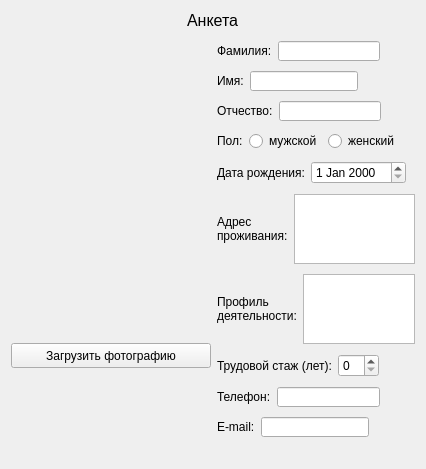
<?xml version="1.0" encoding="UTF-8"?>
<ui version="4.0">
 <class>Form</class>
 <widget class="QWidget" name="Form">
  <property name="geometry">
   <rect>
    <x>0</x>
    <y>0</y>
    <width>426</width>
    <height>469</height>
   </rect>
  </property>
  <property name="sizePolicy">
   <sizepolicy hsizetype="Preferred" vsizetype="Preferred">
    <horstretch>0</horstretch>
    <verstretch>0</verstretch>
   </sizepolicy>
  </property>
  <property name="minimumSize">
   <size>
    <width>420</width>
    <height>413</height>
   </size>
  </property>
  <property name="windowTitle">
   <string>Анкета</string>
  </property>
  <property name="layoutDirection">
   <enum>Qt::LeftToRight</enum>
  </property>
  <layout class="QVBoxLayout" name="verticalLayout_3">
   <item>
    <layout class="QHBoxLayout" name="horizontalLayout_13">
     <property name="sizeConstraint">
      <enum>QLayout::SetMaximumSize</enum>
     </property>
     <item>
      <spacer name="horizontalSpacer_19">
       <property name="orientation">
        <enum>Qt::Horizontal</enum>
       </property>
       <property name="sizeHint" stdset="0">
        <size>
         <width>40</width>
         <height>20</height>
        </size>
       </property>
      </spacer>
     </item>
     <item>
      <widget class="QLabel" name="label">
       <property name="text">
        <string>&lt;html&gt;&lt;head/&gt;&lt;body&gt;&lt;p&gt;&lt;span style=&quot; font-size:12pt;&quot;&gt;Анкета&lt;/span&gt;&lt;/p&gt;&lt;/body&gt;&lt;/html&gt;</string>
       </property>
      </widget>
     </item>
     <item>
      <spacer name="horizontalSpacer_20">
       <property name="orientation">
        <enum>Qt::Horizontal</enum>
       </property>
       <property name="sizeHint" stdset="0">
        <size>
         <width>40</width>
         <height>20</height>
        </size>
       </property>
      </spacer>
     </item>
    </layout>
   </item>
   <item>
    <layout class="QHBoxLayout" name="horizontalLayout_12">
     <property name="sizeConstraint">
      <enum>QLayout::SetMaximumSize</enum>
     </property>
     <item>
      <layout class="QVBoxLayout" name="verticalLayout_2">
       <property name="sizeConstraint">
        <enum>QLayout::SetMaximumSize</enum>
       </property>
       <item>
        <widget class="QLabel" name="limage">
         <property name="sizePolicy">
          <sizepolicy hsizetype="Expanding" vsizetype="Expanding">
           <horstretch>0</horstretch>
           <verstretch>0</verstretch>
          </sizepolicy>
         </property>
         <property name="minimumSize">
          <size>
           <width>200</width>
           <height>300</height>
          </size>
         </property>
         <property name="maximumSize">
          <size>
           <width>400</width>
           <height>600</height>
          </size>
         </property>
         <property name="palette">
          <palette>
           <active>
            <colorrole role="WindowText">
             <brush brushstyle="SolidPattern">
              <color alpha="255">
               <red>0</red>
               <green>0</green>
               <blue>0</blue>
              </color>
             </brush>
            </colorrole>
            <colorrole role="Button">
             <brush brushstyle="SolidPattern">
              <color alpha="255">
               <red>255</red>
               <green>255</green>
               <blue>255</blue>
              </color>
             </brush>
            </colorrole>
            <colorrole role="Light">
             <brush brushstyle="SolidPattern">
              <color alpha="255">
               <red>255</red>
               <green>255</green>
               <blue>255</blue>
              </color>
             </brush>
            </colorrole>
            <colorrole role="Midlight">
             <brush brushstyle="SolidPattern">
              <color alpha="255">
               <red>255</red>
               <green>255</green>
               <blue>255</blue>
              </color>
             </brush>
            </colorrole>
            <colorrole role="Dark">
             <brush brushstyle="SolidPattern">
              <color alpha="255">
               <red>127</red>
               <green>127</green>
               <blue>127</blue>
              </color>
             </brush>
            </colorrole>
            <colorrole role="Mid">
             <brush brushstyle="SolidPattern">
              <color alpha="255">
               <red>170</red>
               <green>170</green>
               <blue>170</blue>
              </color>
             </brush>
            </colorrole>
            <colorrole role="Text">
             <brush brushstyle="SolidPattern">
              <color alpha="255">
               <red>0</red>
               <green>0</green>
               <blue>0</blue>
              </color>
             </brush>
            </colorrole>
            <colorrole role="BrightText">
             <brush brushstyle="SolidPattern">
              <color alpha="255">
               <red>255</red>
               <green>255</green>
               <blue>255</blue>
              </color>
             </brush>
            </colorrole>
            <colorrole role="ButtonText">
             <brush brushstyle="SolidPattern">
              <color alpha="255">
               <red>0</red>
               <green>0</green>
               <blue>0</blue>
              </color>
             </brush>
            </colorrole>
            <colorrole role="Base">
             <brush brushstyle="SolidPattern">
              <color alpha="255">
               <red>255</red>
               <green>255</green>
               <blue>255</blue>
              </color>
             </brush>
            </colorrole>
            <colorrole role="Window">
             <brush brushstyle="SolidPattern">
              <color alpha="255">
               <red>255</red>
               <green>255</green>
               <blue>255</blue>
              </color>
             </brush>
            </colorrole>
            <colorrole role="Shadow">
             <brush brushstyle="SolidPattern">
              <color alpha="255">
               <red>0</red>
               <green>0</green>
               <blue>0</blue>
              </color>
             </brush>
            </colorrole>
            <colorrole role="AlternateBase">
             <brush brushstyle="SolidPattern">
              <color alpha="255">
               <red>255</red>
               <green>255</green>
               <blue>255</blue>
              </color>
             </brush>
            </colorrole>
            <colorrole role="ToolTipBase">
             <brush brushstyle="SolidPattern">
              <color alpha="255">
               <red>255</red>
               <green>255</green>
               <blue>220</blue>
              </color>
             </brush>
            </colorrole>
            <colorrole role="ToolTipText">
             <brush brushstyle="SolidPattern">
              <color alpha="255">
               <red>0</red>
               <green>0</green>
               <blue>0</blue>
              </color>
             </brush>
            </colorrole>
           </active>
           <inactive>
            <colorrole role="WindowText">
             <brush brushstyle="SolidPattern">
              <color alpha="255">
               <red>0</red>
               <green>0</green>
               <blue>0</blue>
              </color>
             </brush>
            </colorrole>
            <colorrole role="Button">
             <brush brushstyle="SolidPattern">
              <color alpha="255">
               <red>255</red>
               <green>255</green>
               <blue>255</blue>
              </color>
             </brush>
            </colorrole>
            <colorrole role="Light">
             <brush brushstyle="SolidPattern">
              <color alpha="255">
               <red>255</red>
               <green>255</green>
               <blue>255</blue>
              </color>
             </brush>
            </colorrole>
            <colorrole role="Midlight">
             <brush brushstyle="SolidPattern">
              <color alpha="255">
               <red>255</red>
               <green>255</green>
               <blue>255</blue>
              </color>
             </brush>
            </colorrole>
            <colorrole role="Dark">
             <brush brushstyle="SolidPattern">
              <color alpha="255">
               <red>127</red>
               <green>127</green>
               <blue>127</blue>
              </color>
             </brush>
            </colorrole>
            <colorrole role="Mid">
             <brush brushstyle="SolidPattern">
              <color alpha="255">
               <red>170</red>
               <green>170</green>
               <blue>170</blue>
              </color>
             </brush>
            </colorrole>
            <colorrole role="Text">
             <brush brushstyle="SolidPattern">
              <color alpha="255">
               <red>0</red>
               <green>0</green>
               <blue>0</blue>
              </color>
             </brush>
            </colorrole>
            <colorrole role="BrightText">
             <brush brushstyle="SolidPattern">
              <color alpha="255">
               <red>255</red>
               <green>255</green>
               <blue>255</blue>
              </color>
             </brush>
            </colorrole>
            <colorrole role="ButtonText">
             <brush brushstyle="SolidPattern">
              <color alpha="255">
               <red>0</red>
               <green>0</green>
               <blue>0</blue>
              </color>
             </brush>
            </colorrole>
            <colorrole role="Base">
             <brush brushstyle="SolidPattern">
              <color alpha="255">
               <red>255</red>
               <green>255</green>
               <blue>255</blue>
              </color>
             </brush>
            </colorrole>
            <colorrole role="Window">
             <brush brushstyle="SolidPattern">
              <color alpha="255">
               <red>255</red>
               <green>255</green>
               <blue>255</blue>
              </color>
             </brush>
            </colorrole>
            <colorrole role="Shadow">
             <brush brushstyle="SolidPattern">
              <color alpha="255">
               <red>0</red>
               <green>0</green>
               <blue>0</blue>
              </color>
             </brush>
            </colorrole>
            <colorrole role="AlternateBase">
             <brush brushstyle="SolidPattern">
              <color alpha="255">
               <red>255</red>
               <green>255</green>
               <blue>255</blue>
              </color>
             </brush>
            </colorrole>
            <colorrole role="ToolTipBase">
             <brush brushstyle="SolidPattern">
              <color alpha="255">
               <red>255</red>
               <green>255</green>
               <blue>220</blue>
              </color>
             </brush>
            </colorrole>
            <colorrole role="ToolTipText">
             <brush brushstyle="SolidPattern">
              <color alpha="255">
               <red>0</red>
               <green>0</green>
               <blue>0</blue>
              </color>
             </brush>
            </colorrole>
           </inactive>
           <disabled>
            <colorrole role="WindowText">
             <brush brushstyle="SolidPattern">
              <color alpha="255">
               <red>127</red>
               <green>127</green>
               <blue>127</blue>
              </color>
             </brush>
            </colorrole>
            <colorrole role="Button">
             <brush brushstyle="SolidPattern">
              <color alpha="255">
               <red>255</red>
               <green>255</green>
               <blue>255</blue>
              </color>
             </brush>
            </colorrole>
            <colorrole role="Light">
             <brush brushstyle="SolidPattern">
              <color alpha="255">
               <red>255</red>
               <green>255</green>
               <blue>255</blue>
              </color>
             </brush>
            </colorrole>
            <colorrole role="Midlight">
             <brush brushstyle="SolidPattern">
              <color alpha="255">
               <red>255</red>
               <green>255</green>
               <blue>255</blue>
              </color>
             </brush>
            </colorrole>
            <colorrole role="Dark">
             <brush brushstyle="SolidPattern">
              <color alpha="255">
               <red>127</red>
               <green>127</green>
               <blue>127</blue>
              </color>
             </brush>
            </colorrole>
            <colorrole role="Mid">
             <brush brushstyle="SolidPattern">
              <color alpha="255">
               <red>170</red>
               <green>170</green>
               <blue>170</blue>
              </color>
             </brush>
            </colorrole>
            <colorrole role="Text">
             <brush brushstyle="SolidPattern">
              <color alpha="255">
               <red>127</red>
               <green>127</green>
               <blue>127</blue>
              </color>
             </brush>
            </colorrole>
            <colorrole role="BrightText">
             <brush brushstyle="SolidPattern">
              <color alpha="255">
               <red>255</red>
               <green>255</green>
               <blue>255</blue>
              </color>
             </brush>
            </colorrole>
            <colorrole role="ButtonText">
             <brush brushstyle="SolidPattern">
              <color alpha="255">
               <red>127</red>
               <green>127</green>
               <blue>127</blue>
              </color>
             </brush>
            </colorrole>
            <colorrole role="Base">
             <brush brushstyle="SolidPattern">
              <color alpha="255">
               <red>255</red>
               <green>255</green>
               <blue>255</blue>
              </color>
             </brush>
            </colorrole>
            <colorrole role="Window">
             <brush brushstyle="SolidPattern">
              <color alpha="255">
               <red>255</red>
               <green>255</green>
               <blue>255</blue>
              </color>
             </brush>
            </colorrole>
            <colorrole role="Shadow">
             <brush brushstyle="SolidPattern">
              <color alpha="255">
               <red>0</red>
               <green>0</green>
               <blue>0</blue>
              </color>
             </brush>
            </colorrole>
            <colorrole role="AlternateBase">
             <brush brushstyle="SolidPattern">
              <color alpha="255">
               <red>255</red>
               <green>255</green>
               <blue>255</blue>
              </color>
             </brush>
            </colorrole>
            <colorrole role="ToolTipBase">
             <brush brushstyle="SolidPattern">
              <color alpha="255">
               <red>255</red>
               <green>255</green>
               <blue>220</blue>
              </color>
             </brush>
            </colorrole>
            <colorrole role="ToolTipText">
             <brush brushstyle="SolidPattern">
              <color alpha="255">
               <red>0</red>
               <green>0</green>
               <blue>0</blue>
              </color>
             </brush>
            </colorrole>
           </disabled>
          </palette>
         </property>
         <property name="text">
          <string/>
         </property>
        </widget>
       </item>
       <item>
        <widget class="QPushButton" name="pbLoadPhoto">
         <property name="sizePolicy">
          <sizepolicy hsizetype="Expanding" vsizetype="Expanding">
           <horstretch>0</horstretch>
           <verstretch>0</verstretch>
          </sizepolicy>
         </property>
         <property name="minimumSize">
          <size>
           <width>150</width>
           <height>23</height>
          </size>
         </property>
         <property name="maximumSize">
          <size>
           <width>200</width>
           <height>25</height>
          </size>
         </property>
         <property name="text">
          <string>Загрузить фотографию</string>
         </property>
        </widget>
       </item>
       <item>
        <spacer name="verticalSpacer">
         <property name="orientation">
          <enum>Qt::Vertical</enum>
         </property>
         <property name="sizeHint" stdset="0">
          <size>
           <width>20</width>
           <height>40</height>
          </size>
         </property>
        </spacer>
       </item>
      </layout>
     </item>
     <item>
      <layout class="QVBoxLayout" name="verticalLayout">
       <property name="sizeConstraint">
        <enum>QLayout::SetMaximumSize</enum>
       </property>
       <item>
        <layout class="QHBoxLayout" name="horizontalLayout">
         <item>
          <widget class="QLabel" name="label_2">
           <property name="text">
            <string>Фамилия:</string>
           </property>
          </widget>
         </item>
         <item>
          <widget class="QLineEdit" name="leLastName">
           <property name="minimumSize">
            <size>
             <width>100</width>
             <height>20</height>
            </size>
           </property>
           <property name="maximumSize">
            <size>
             <width>200</width>
             <height>20</height>
            </size>
           </property>
          </widget>
         </item>
         <item>
          <spacer name="horizontalSpacer_11">
           <property name="orientation">
            <enum>Qt::Horizontal</enum>
           </property>
           <property name="sizeHint" stdset="0">
            <size>
             <width>40</width>
             <height>20</height>
            </size>
           </property>
          </spacer>
         </item>
        </layout>
       </item>
       <item>
        <layout class="QHBoxLayout" name="horizontalLayout_2">
         <item>
          <widget class="QLabel" name="label_3">
           <property name="text">
            <string>Имя:</string>
           </property>
          </widget>
         </item>
         <item>
          <widget class="QLineEdit" name="leFirstName">
           <property name="minimumSize">
            <size>
             <width>100</width>
             <height>20</height>
            </size>
           </property>
           <property name="maximumSize">
            <size>
             <width>200</width>
             <height>20</height>
            </size>
           </property>
          </widget>
         </item>
         <item>
          <spacer name="horizontalSpacer_12">
           <property name="orientation">
            <enum>Qt::Horizontal</enum>
           </property>
           <property name="sizeHint" stdset="0">
            <size>
             <width>40</width>
             <height>20</height>
            </size>
           </property>
          </spacer>
         </item>
        </layout>
       </item>
       <item>
        <layout class="QHBoxLayout" name="horizontalLayout_3">
         <item>
          <widget class="QLabel" name="label_4">
           <property name="text">
            <string>Отчество:</string>
           </property>
          </widget>
         </item>
         <item>
          <widget class="QLineEdit" name="lePatronymic">
           <property name="minimumSize">
            <size>
             <width>100</width>
             <height>20</height>
            </size>
           </property>
           <property name="maximumSize">
            <size>
             <width>200</width>
             <height>20</height>
            </size>
           </property>
          </widget>
         </item>
         <item>
          <spacer name="horizontalSpacer_13">
           <property name="orientation">
            <enum>Qt::Horizontal</enum>
           </property>
           <property name="sizeHint" stdset="0">
            <size>
             <width>40</width>
             <height>20</height>
            </size>
           </property>
          </spacer>
         </item>
        </layout>
       </item>
       <item>
        <layout class="QHBoxLayout" name="horizontalLayout_4">
         <item>
          <widget class="QLabel" name="label_8">
           <property name="text">
            <string>Пол:</string>
           </property>
          </widget>
         </item>
         <item>
          <widget class="QRadioButton" name="rbMale">
           <property name="text">
            <string>мужской</string>
           </property>
          </widget>
         </item>
         <item>
          <widget class="QRadioButton" name="rbFemale">
           <property name="text">
            <string>женский</string>
           </property>
          </widget>
         </item>
         <item>
          <layout class="QHBoxLayout" name="horizontalLayout_11">
           <item>
            <spacer name="horizontalSpacer_14">
             <property name="orientation">
              <enum>Qt::Horizontal</enum>
             </property>
             <property name="sizeHint" stdset="0">
              <size>
               <width>40</width>
               <height>20</height>
              </size>
             </property>
            </spacer>
           </item>
          </layout>
         </item>
        </layout>
       </item>
       <item>
        <layout class="QHBoxLayout" name="horizontalLayout_5">
         <item>
          <widget class="QLabel" name="label_5">
           <property name="text">
            <string>Дата рождения:</string>
           </property>
          </widget>
         </item>
         <item>
          <widget class="QDateEdit" name="deBirthday"/>
         </item>
         <item>
          <spacer name="horizontalSpacer_15">
           <property name="orientation">
            <enum>Qt::Horizontal</enum>
           </property>
           <property name="sizeHint" stdset="0">
            <size>
             <width>40</width>
             <height>20</height>
            </size>
           </property>
          </spacer>
         </item>
        </layout>
       </item>
       <item>
        <layout class="QHBoxLayout" name="horizontalLayout_6">
         <item>
          <widget class="QLabel" name="label_9">
           <property name="text">
            <string>Адрес проживания:</string>
           </property>
           <property name="wordWrap">
            <bool>true</bool>
           </property>
          </widget>
         </item>
         <item>
          <widget class="QPlainTextEdit" name="pteAddress">
           <property name="enabled">
            <bool>true</bool>
           </property>
           <property name="sizePolicy">
            <sizepolicy hsizetype="Preferred" vsizetype="Preferred">
             <horstretch>0</horstretch>
             <verstretch>0</verstretch>
            </sizepolicy>
           </property>
           <property name="minimumSize">
            <size>
             <width>100</width>
             <height>30</height>
            </size>
           </property>
           <property name="maximumSize">
            <size>
             <width>250</width>
             <height>70</height>
            </size>
           </property>
          </widget>
         </item>
         <item>
          <spacer name="horizontalSpacer">
           <property name="orientation">
            <enum>Qt::Horizontal</enum>
           </property>
           <property name="sizeHint" stdset="0">
            <size>
             <width>40</width>
             <height>20</height>
            </size>
           </property>
          </spacer>
         </item>
        </layout>
       </item>
       <item>
        <layout class="QHBoxLayout" name="horizontalLayout_7">
         <item>
          <widget class="QLabel" name="label_6">
           <property name="text">
            <string>Профиль деятельности:</string>
           </property>
           <property name="wordWrap">
            <bool>true</bool>
           </property>
          </widget>
         </item>
         <item>
          <widget class="QPlainTextEdit" name="pteActivity">
           <property name="sizePolicy">
            <sizepolicy hsizetype="Preferred" vsizetype="Preferred">
             <horstretch>0</horstretch>
             <verstretch>0</verstretch>
            </sizepolicy>
           </property>
           <property name="minimumSize">
            <size>
             <width>100</width>
             <height>30</height>
            </size>
           </property>
           <property name="maximumSize">
            <size>
             <width>250</width>
             <height>70</height>
            </size>
           </property>
          </widget>
         </item>
         <item>
          <spacer name="horizontalSpacer_2">
           <property name="orientation">
            <enum>Qt::Horizontal</enum>
           </property>
           <property name="sizeHint" stdset="0">
            <size>
             <width>40</width>
             <height>20</height>
            </size>
           </property>
          </spacer>
         </item>
        </layout>
       </item>
       <item>
        <layout class="QHBoxLayout" name="horizontalLayout_8">
         <item>
          <widget class="QLabel" name="label_7">
           <property name="text">
            <string>Трудовой стаж (лет):</string>
           </property>
          </widget>
         </item>
         <item>
          <widget class="QSpinBox" name="sbExperience"/>
         </item>
         <item>
          <spacer name="horizontalSpacer_16">
           <property name="orientation">
            <enum>Qt::Horizontal</enum>
           </property>
           <property name="sizeHint" stdset="0">
            <size>
             <width>40</width>
             <height>20</height>
            </size>
           </property>
          </spacer>
         </item>
        </layout>
       </item>
       <item>
        <layout class="QHBoxLayout" name="horizontalLayout_9">
         <item>
          <widget class="QLabel" name="label_10">
           <property name="text">
            <string>Телефон:</string>
           </property>
          </widget>
         </item>
         <item>
          <widget class="QLineEdit" name="lePhone">
           <property name="minimumSize">
            <size>
             <width>100</width>
             <height>20</height>
            </size>
           </property>
           <property name="maximumSize">
            <size>
             <width>200</width>
             <height>20</height>
            </size>
           </property>
          </widget>
         </item>
         <item>
          <spacer name="horizontalSpacer_17">
           <property name="orientation">
            <enum>Qt::Horizontal</enum>
           </property>
           <property name="sizeHint" stdset="0">
            <size>
             <width>40</width>
             <height>20</height>
            </size>
           </property>
          </spacer>
         </item>
        </layout>
       </item>
       <item>
        <layout class="QHBoxLayout" name="horizontalLayout_10">
         <item>
          <widget class="QLabel" name="label_11">
           <property name="text">
            <string>E-mail:</string>
           </property>
          </widget>
         </item>
         <item>
          <widget class="QLineEdit" name="leEmail">
           <property name="minimumSize">
            <size>
             <width>100</width>
             <height>20</height>
            </size>
           </property>
           <property name="maximumSize">
            <size>
             <width>200</width>
             <height>20</height>
            </size>
           </property>
          </widget>
         </item>
         <item>
          <spacer name="horizontalSpacer_18">
           <property name="orientation">
            <enum>Qt::Horizontal</enum>
           </property>
           <property name="sizeHint" stdset="0">
            <size>
             <width>40</width>
             <height>20</height>
            </size>
           </property>
          </spacer>
         </item>
        </layout>
       </item>
      </layout>
     </item>
    </layout>
   </item>
   <item>
    <layout class="QHBoxLayout" name="hblAdditional">
     <item>
      <spacer name="horizontalSpacer_21">
       <property name="orientation">
        <enum>Qt::Horizontal</enum>
       </property>
       <property name="sizeHint" stdset="0">
        <size>
         <width>164</width>
         <height>17</height>
        </size>
       </property>
      </spacer>
     </item>
    </layout>
   </item>
  </layout>
 </widget>
 <tabstops>
  <tabstop>leLastName</tabstop>
  <tabstop>leFirstName</tabstop>
  <tabstop>lePatronymic</tabstop>
  <tabstop>rbMale</tabstop>
  <tabstop>rbFemale</tabstop>
  <tabstop>deBirthday</tabstop>
  <tabstop>pteAddress</tabstop>
  <tabstop>pteActivity</tabstop>
  <tabstop>sbExperience</tabstop>
  <tabstop>lePhone</tabstop>
  <tabstop>leEmail</tabstop>
  <tabstop>pbLoadPhoto</tabstop>
 </tabstops>
 <resources/>
 <connections/>
</ui>
